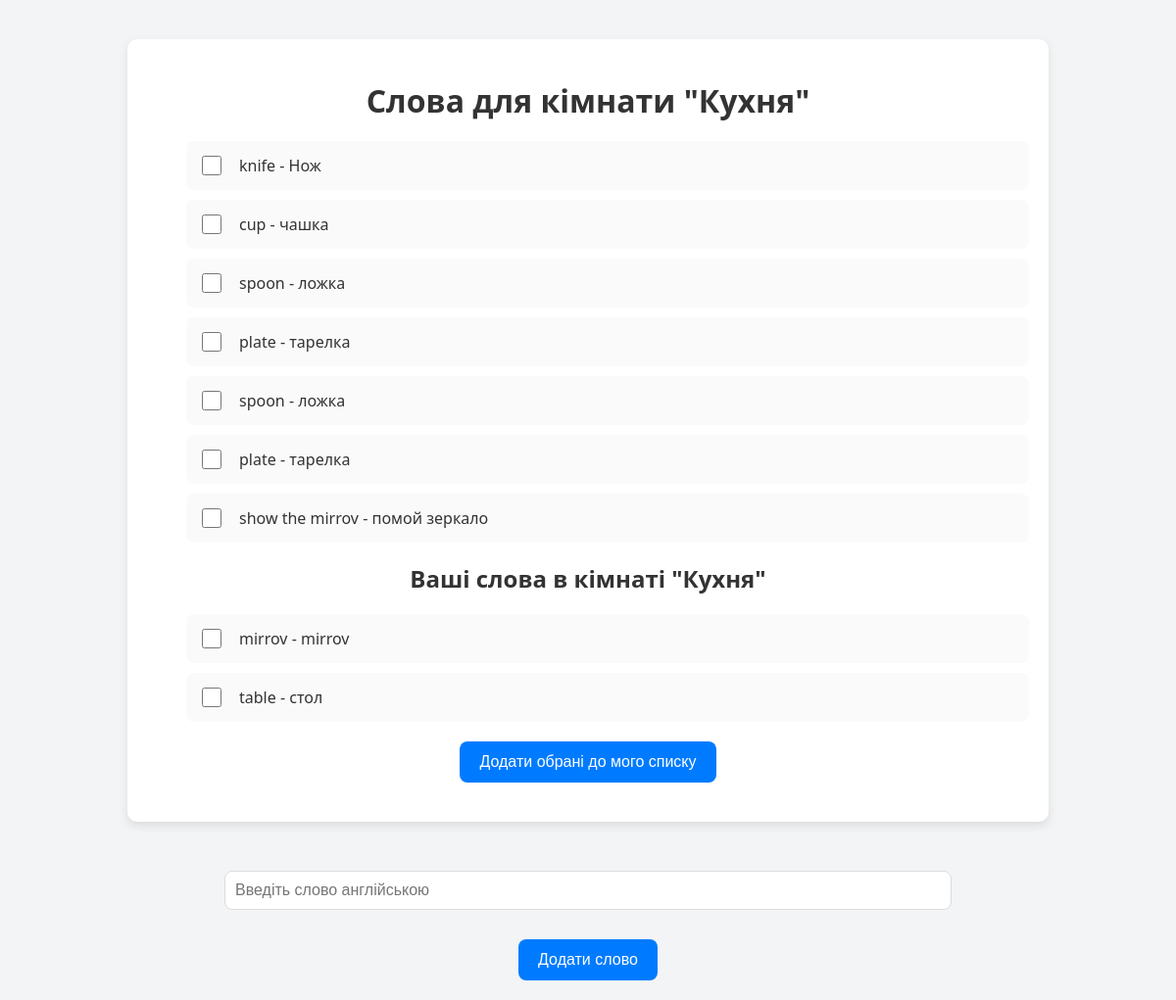
/room/2/ (signed in), run on the app's committed database.
### trainer/models.py (models this page shows, shortened)
class Room(models.Model):
    name = models.CharField(max_length=255)
    user = models.ForeignKey(User, on_delete=models.CASCADE, blank=True, null=True)

class Word(models.Model):
    room = models.ForeignKey(Room, on_delete=models.CASCADE, related_name='words')
    user = models.ForeignKey(User, on_delete=models.CASCADE, null=True, blank=True)
    en = models.CharField(max_length=100)
    ru = models.CharField(max_length=100, blank=True)
    is_admin_word = models.BooleanField(default=True)

### trainer/views.py (the view)
# urls.py: path('room/<int:room_id>/', views.room_words, name='room_words'),
@login_required
def room_words(request, room_id):
    room = get_object_or_404(Room, id=room_id)
    words = Word.objects.filter(room=room, user__isnull = True)
    user_words = Word.objects.filter(room=room, user=request.user)
    return render(request,
                  'room_words.html',
                  {
                      'room': room,
                      'words': words,
                      'user_words': user_words})

### trainer/templates/room_words.html (shortened to what this page needs)
<!DOCTYPE html>
<html lang="uk">
<head>
</head>
<body>
    <div class="container">
        <h1>Слова для кімнати "{{ room.name }}"</h1>
        <form id="wordSelectionForm">
            <ul id="wordList">
                {% for word in words %}
                    <li class="word-item">
                        <label class="word-label">
                            <input class="word-checkbox" type="checkbox" name="selected_words" value="{{ word.id }}">
                            <span class="word-text">{{ word.en }} - {{ word.ru }}</span>
                        </label>
                    </li>
                {% endfor %}
            </ul>
        <h2>Ваші слова в кімнаті "{{ room.name }}"</h2>
            <ul id="userWordList">
                {% for word in user_words %}
                    <li class="word-item">
                        <label class="word-label">
                            <input class="word-checkbox" type="checkbox" name="selected_words" value="{{ word.id }}">
                            <span class="word-text">{{ word.en }} - {{ word.ru }}</span>
                        </label>
                    </li>
                {% endfor %}
            </ul>
            <button type="button" onclick="addSelectedWords()" class="add-btn">Додати обрані до мого списку</button>
        </form>
    </div>
    <div id="addWordForm">
        <input type="text" id="wordEn" placeholder="Введіть слово англійською" required>
        <button class='add-word-btn' onclick="submitNewWord()">Додати слово</button>
    </div>
</body>
</html>

### trainer/templates/room_words.html (style rules this page uses)
body { font-family: 'Segoe UI', Tahoma, Geneva, Verdana, sans-serif; margin: 0; padding: 0; background-color: #f3f4f6; color: #333; }
.container { max-width: 900px; margin: 40px auto; padding: 20px; background-color: #ffffff; border-radius: 10px; box-shadow: 0 4px 10px rgba(0, 0, 0, 0.1); }
h1, h2 { color: #333; text-align: center; margin-bottom: 20px; }
.word-item { display: flex; justify-content: space-between; align-items: center; padding: 12px; border-radius: 8px; background-color: #fafafa; margin-bottom: 10px; transition: background-color 0.3s ease; }
.word-label { display: flex; align-items: center; gap: 15px; cursor: pointer; font-size: 16px; color: #555; }
.word-checkbox { width: 20px; height: 20px; accent-color: #007bff; }
.word-text { color: #333; font-weight: 500; }
.add-word-btn, .add-btn { background-color: #007bff; color: #fff; padding: 12px 20px; border: none; border-radius: 8px; font-size: 16px; cursor: pointer; transition: background-color 0.3s ease; display: block; margin: 20px auto; text-align: center; }
#addWordForm { margin-top: 30px; text-align: center; }
#addWordForm input { padding: 10px; font-size: 16px; margin: 10px; width: 60%; border-radius: 8px; border: 1px solid #ddd; }

### data on the page
Room: name "Кухня"
Word: en "knife", ru "Нож"
Word: en "cup", ru "чашка"
Word: en "spoon", ru "ложка"
Word: en "plate", ru "тарелка"
Word: en "spoon", ru "ложка"
Word: en "plate", ru "тарелка"
Word: en "show the mirrov", ru "помой зеркало"
Word: en "mirrov", ru "mirrov"
Word: en "table", ru "стол"
